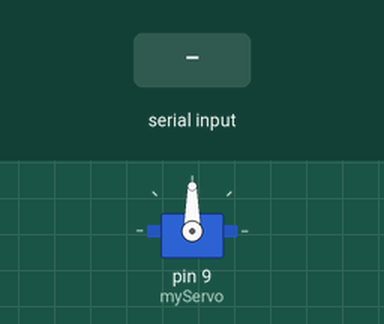
The sketch below on a simulated Arduino Uno, built with avr-gcc and run on an emulated ATmega328P. Shown: servo. The test bench sets the inputs (shaded band).

Above: at 1.2 s.
1.3 s: "30,150\n" received over Serial
At 2.3 s:
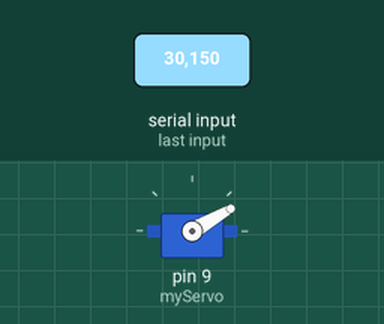
2.8 s: "5\n" received over Serial
At 3.3 s:
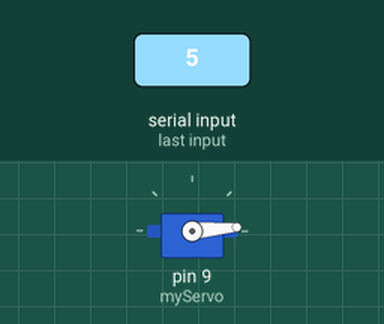
4.3 s: "200\n" received over Serial
At 5.5 s:
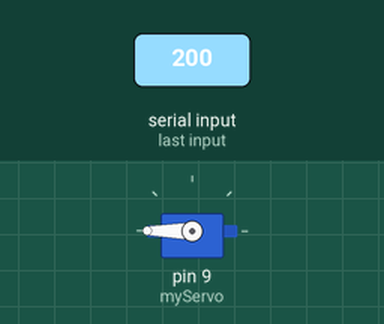
5.8 s: "90,45\n" received over Serial
At 6.9 s:
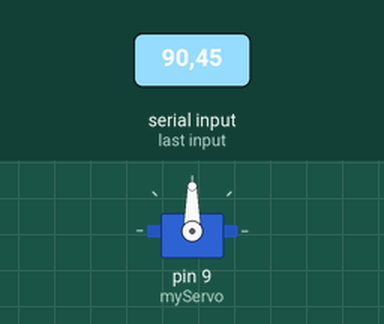
Timing chart, 0 to 8.3 s (numbered marks = the images above; inputs shaded):
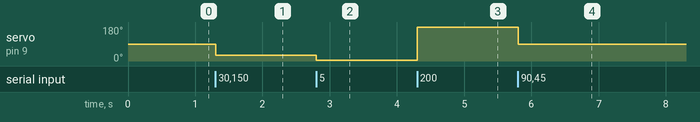

The sketch:

interfaz_servo.ino
```cpp
//Mariano Alejandro Hernández Salazar
//control de servo con python

#include <Servo.h>

Servo myServo;  // Creando el objeto servo

//Variables
String dataString="";
bool dataComplete=false;
int data= 0;


void setup() {
  myServo.attach(9); // asignando el pin 9 al servo
  Serial.begin(9600);
}


void loop() {
  if (dataComplete){
    data=dataString.toInt();

    ///////////////////////////
    task();
    //////////////////////////
    dataString = "";
    dataComplete=false;

  }
}

void serialEvent(){
  while(Serial.available()){
    char inChar=(char)Serial.read();
    dataString+=inChar;
    if (inChar=='\n'){
      dataComplete=true;
    }
  }
}
void task(){
  myServo.write(data);
}
```

Measured:
- after the input at 1.3 s, servo on pin 9 (myServo): 90° → 30° at once
- after the input at 2.8 s, servo on pin 9 (myServo): 30° → 5° at once
- after the input at 4.3 s, servo on pin 9 (myServo): 5° → 180° at once
- after the input at 5.8 s, servo on pin 9 (myServo): 180° → 90° at once
